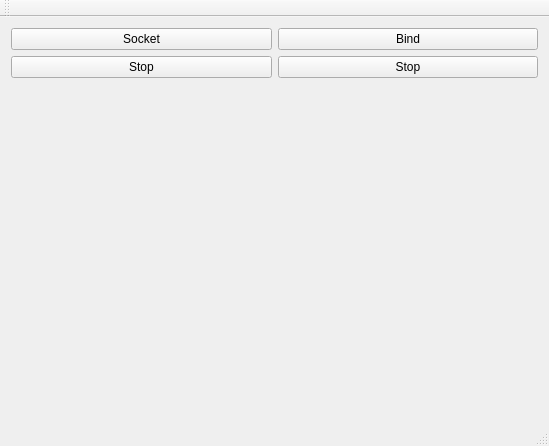
<?xml version="1.0" encoding="UTF-8"?>
<ui version="4.0">
 <class>MainWindow</class>
 <widget class="QMainWindow" name="MainWindow">
  <property name="geometry">
   <rect>
    <x>0</x>
    <y>0</y>
    <width>549</width>
    <height>446</height>
   </rect>
  </property>
  <property name="windowTitle">
   <string>MainWindow</string>
  </property>
  <widget class="QWidget" name="centralWidget">
   <layout class="QHBoxLayout" name="horizontalLayout_2">
    <item>
     <layout class="QVBoxLayout" name="verticalLayout_3">
      <item>
       <layout class="QHBoxLayout" name="horizontalLayout">
        <item>
         <layout class="QVBoxLayout" name="verticalLayout">
          <item>
           <widget class="QPushButton" name="socketButton">
            <property name="text">
             <string>Socket</string>
            </property>
           </widget>
          </item>
          <item>
           <widget class="QPushButton" name="socketStopButton">
            <property name="text">
             <string>Stop</string>
            </property>
           </widget>
          </item>
         </layout>
        </item>
        <item>
         <layout class="QVBoxLayout" name="verticalLayout_2">
          <item>
           <widget class="QPushButton" name="bindButton">
            <property name="text">
             <string>Bind</string>
            </property>
           </widget>
          </item>
          <item>
           <widget class="QPushButton" name="bindStopButton">
            <property name="text">
             <string>Stop</string>
            </property>
           </widget>
          </item>
         </layout>
        </item>
       </layout>
      </item>
      <item>
       <widget class="QWidget" name="web" native="true"/>
      </item>
     </layout>
    </item>
   </layout>
  </widget>
  <widget class="QMenuBar" name="menuBar">
   <property name="geometry">
    <rect>
     <x>0</x>
     <y>0</y>
     <width>549</width>
     <height>24</height>
    </rect>
   </property>
  </widget>
  <widget class="QToolBar" name="mainToolBar">
   <attribute name="toolBarArea">
    <enum>TopToolBarArea</enum>
   </attribute>
   <attribute name="toolBarBreak">
    <bool>false</bool>
   </attribute>
  </widget>
  <widget class="QStatusBar" name="statusBar"/>
 </widget>
 <layoutdefault spacing="6" margin="11"/>
 <resources/>
 <connections/>
</ui>
